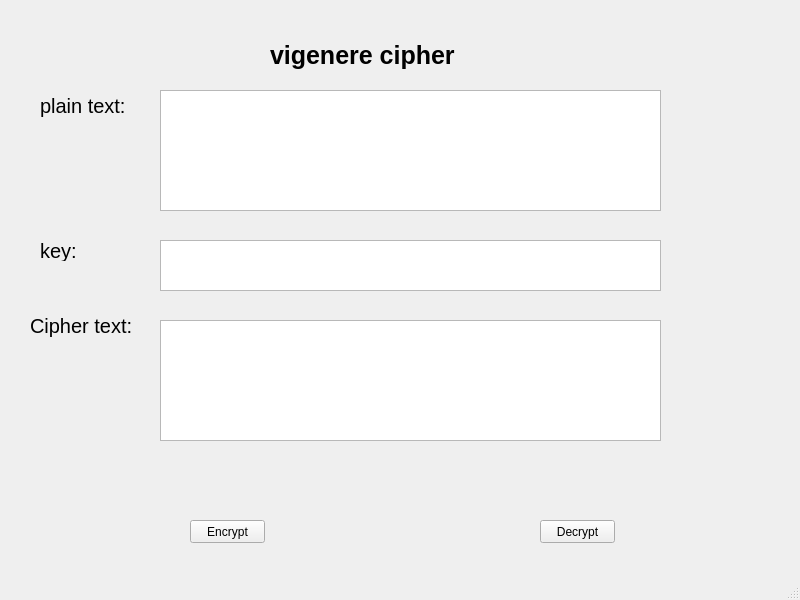
<?xml version="1.0" encoding="UTF-8"?>
<ui version="4.0">
 <class>MainWindow</class>
 <widget class="QMainWindow" name="MainWindow">
  <property name="geometry">
   <rect>
    <x>0</x>
    <y>0</y>
    <width>800</width>
    <height>600</height>
   </rect>
  </property>
  <property name="windowTitle">
   <string>MainWindow</string>
  </property>
  <widget class="QWidget" name="centralwidget">
   <widget class="QPushButton" name="pushButton">
    <property name="geometry">
     <rect>
      <x>190</x>
      <y>520</y>
      <width>75</width>
      <height>23</height>
     </rect>
    </property>
    <property name="text">
     <string>Encrypt</string>
    </property>
   </widget>
   <widget class="QLabel" name="label">
    <property name="geometry">
     <rect>
      <x>270</x>
      <y>30</y>
      <width>251</width>
      <height>51</height>
     </rect>
    </property>
    <property name="font">
     <font>
      <pointsize>19</pointsize>
      <weight>75</weight>
      <bold>true</bold>
     </font>
    </property>
    <property name="text">
     <string>vigenere cipher</string>
    </property>
    <property name="textFormat">
     <enum>Qt::AutoText</enum>
    </property>
    <property name="scaledContents">
     <bool>false</bool>
    </property>
    <property name="wordWrap">
     <bool>false</bool>
    </property>
   </widget>
   <widget class="QLabel" name="label_2">
    <property name="geometry">
     <rect>
      <x>40</x>
      <y>90</y>
      <width>101</width>
      <height>31</height>
     </rect>
    </property>
    <property name="font">
     <font>
      <pointsize>15</pointsize>
     </font>
    </property>
    <property name="text">
     <string>plain text:</string>
    </property>
   </widget>
   <widget class="QPlainTextEdit" name="plainTextEdit_3">
    <property name="geometry">
     <rect>
      <x>160</x>
      <y>320</y>
      <width>501</width>
      <height>121</height>
     </rect>
    </property>
   </widget>
   <widget class="QPlainTextEdit" name="plainTextEdit_2">
    <property name="geometry">
     <rect>
      <x>160</x>
      <y>240</y>
      <width>501</width>
      <height>51</height>
     </rect>
    </property>
   </widget>
   <widget class="QPushButton" name="pushButton_2">
    <property name="geometry">
     <rect>
      <x>540</x>
      <y>520</y>
      <width>75</width>
      <height>23</height>
     </rect>
    </property>
    <property name="text">
     <string>Decrypt</string>
    </property>
   </widget>
   <widget class="QLabel" name="label_3">
    <property name="geometry">
     <rect>
      <x>40</x>
      <y>240</y>
      <width>41</width>
      <height>21</height>
     </rect>
    </property>
    <property name="font">
     <font>
      <pointsize>15</pointsize>
     </font>
    </property>
    <property name="text">
     <string>key:</string>
    </property>
   </widget>
   <widget class="QLabel" name="label_4">
    <property name="geometry">
     <rect>
      <x>30</x>
      <y>310</y>
      <width>121</width>
      <height>31</height>
     </rect>
    </property>
    <property name="font">
     <font>
      <pointsize>15</pointsize>
     </font>
    </property>
    <property name="text">
     <string>Cipher text:</string>
    </property>
   </widget>
   <widget class="QPlainTextEdit" name="plainTextEdit">
    <property name="geometry">
     <rect>
      <x>160</x>
      <y>90</y>
      <width>501</width>
      <height>121</height>
     </rect>
    </property>
   </widget>
  </widget>
  <widget class="QMenuBar" name="menubar">
   <property name="geometry">
    <rect>
     <x>0</x>
     <y>0</y>
     <width>800</width>
     <height>26</height>
    </rect>
   </property>
  </widget>
  <widget class="QStatusBar" name="statusbar"/>
 </widget>
 <resources/>
 <connections/>
</ui>
